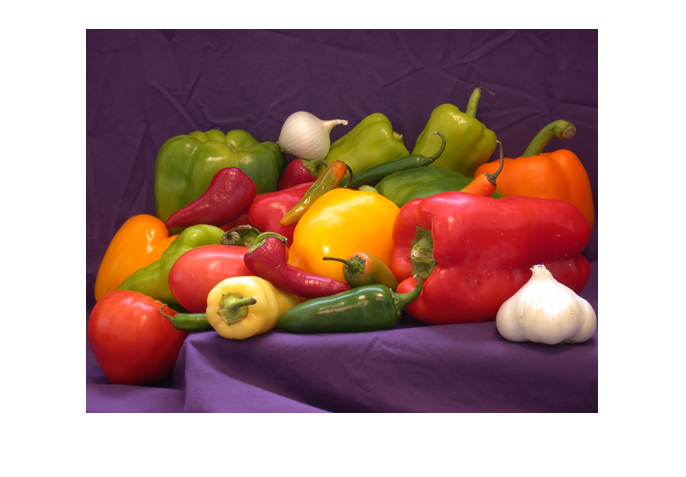
%> input picture ComputerVision/Ass2/peppers.png, 686 x 477 px
$ octave MatlabVersionedgedectection.m   (GNU Octave 9; MATLAB toolbox functions it lacks are replaced by stand-ins)
%> lines starting %> are read from the running program, lines starting %| are printed output that depends on the picture; in (x1, y1, x2, y2) boxes, pixels count from 0 and x2, y2 are one past the last pixel; in counts of white or black regions, pixels touching at a corner belong together; the program's own positions count from 1

 i = imread('peppers.png');
%> i is the input picture: size 477x686x3 uint8; mean R, G, B 174.4, 141.7, 136.4
I = rgb2gray(i);
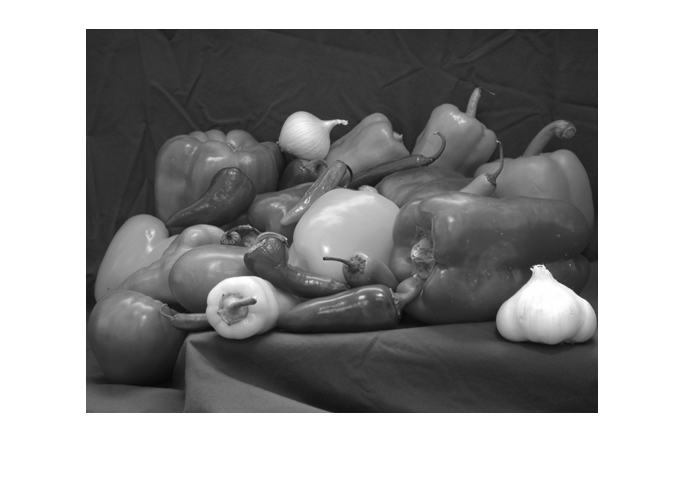
%> I: size 477x686 uint8; min 8, max 255, mean 150.9
BW1 = edge(I,'Prewitt');
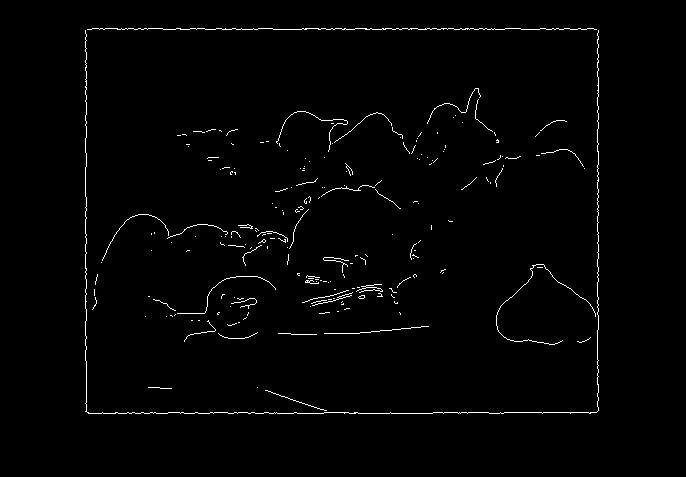
%> BW1: size 477x686 logical; 1.4% white in thin lines or dots, all inside (x1, y1, x2, y2) = (85, 28, 599, 414)
% [16 lines of commented-out code are left out]
size(I);
BW = edge(I,'sobel',0.006);
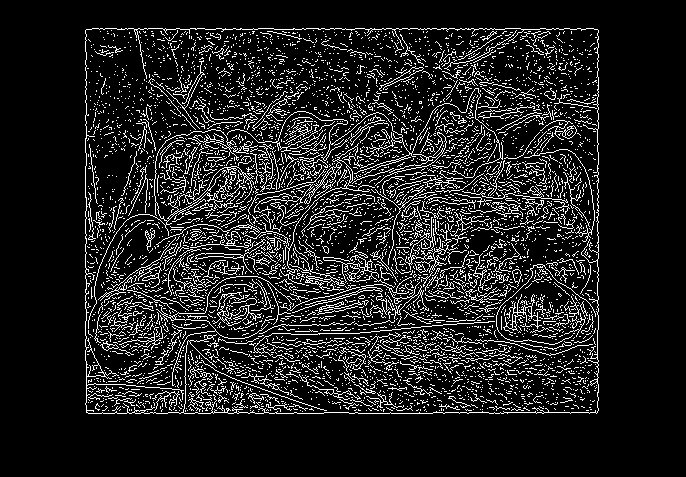
%> BW: size 477x686 logical; 12.2% white in thin lines or dots, all inside (x1, y1, x2, y2) = (85, 28, 599, 414)
% filteredImage = conv2(double(I), [-1 1], 'same');
subtractedImage = imsubtract(BW,BW1);
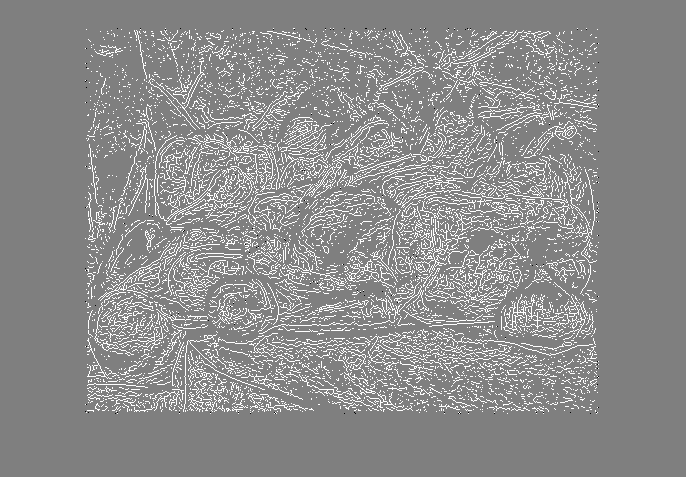
%> subtractedImage: size 477x686 double; min -1, max 1, mean 0.108; drawn with min black and max white
imshow(subtractedImage);
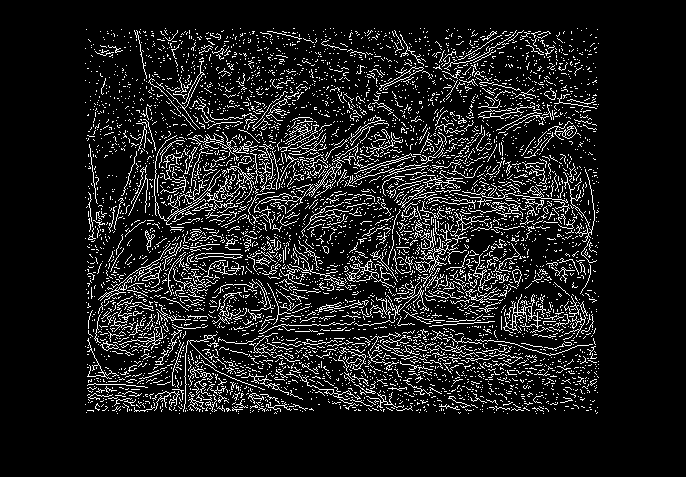
%> displayed picture: size 477x686, on the screen's scale of 0 to 255; 10.8% white in thin lines or dots, all inside (x1, y1, x2, y2) = (85, 28, 599, 414)

title('original');
drawnow();

$ run again, with ComputerVision/Ass2/ColorEdgeDectectionDifferentChannel.png copied over ComputerVision/Ass2/peppers.png
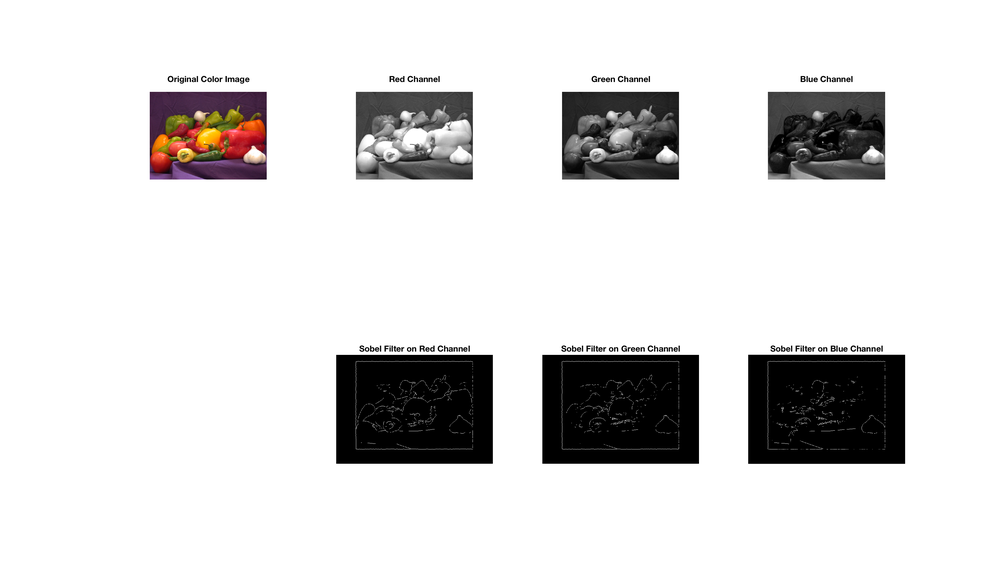
%> input picture ComputerVision/Ass2/ColorEdgeDectectionDifferentChannel.png, 1000 x 569 px, shrunk from 3352 x 1908 before the run
%> i is the input picture: size 569x1000x3 uint8; mean R, G, B 220, 219, 218.8
%> `BW1 = edge(I,'Prewitt');`:
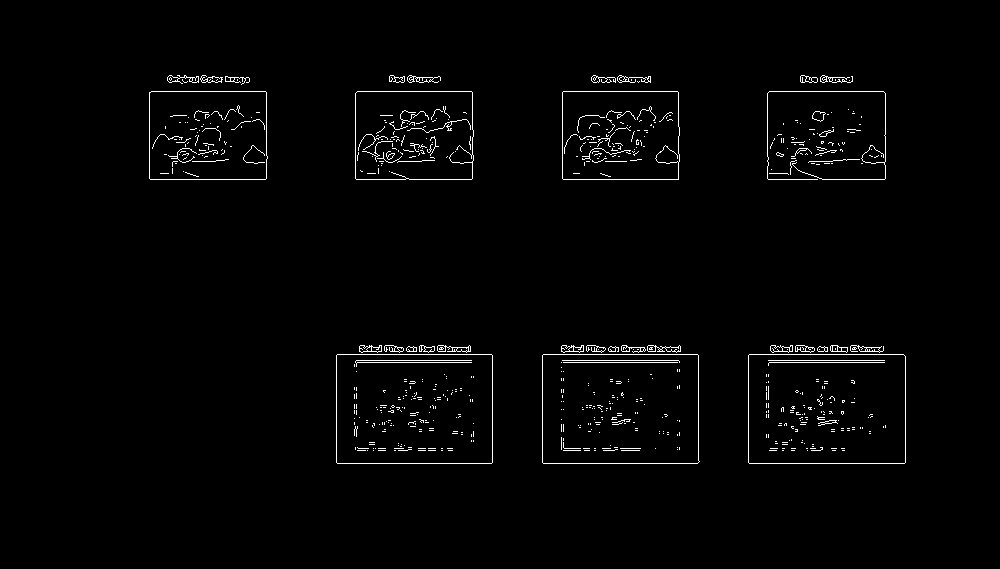
%> BW1: size 569x1000 logical; 1.7% white in thin lines or dots, all inside (x1, y1, x2, y2) = (149, 75, 906, 464)
%> BW: size 569x1000 logical; 3.6% white in thin lines or dots, all inside (x1, y1, x2, y2) = (149, 74, 906, 464)
%> `imshow(subtractedImage);`:
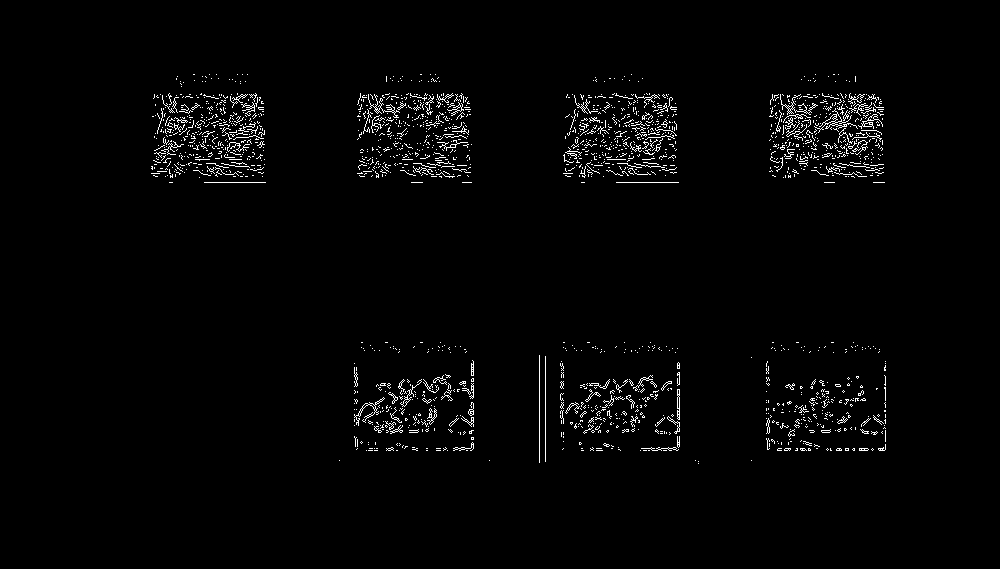
%> displayed picture: size 569x1000, on the screen's scale of 0 to 255; 2% white in thin lines or dots, all inside (x1, y1, x2, y2) = (151, 74, 886, 464)

$ run again, with ComputerVision/Ass2/EdgeDectectionOperation.png copied over ComputerVision/Ass2/peppers.png
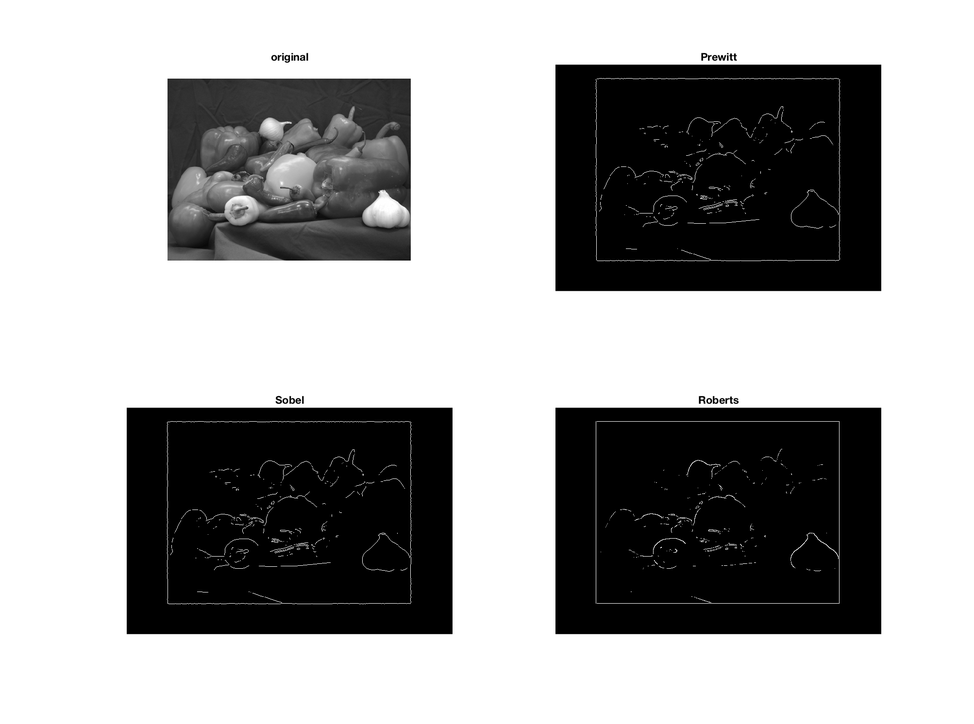
%> input picture ComputerVision/Ass2/EdgeDectectionOperation.png, 974 x 724 px, shrunk from 2006 x 1492 before the run
%> i is the input picture: size 724x974x3 uint8; min 0, max 255, mean 165.1
%> `BW1 = edge(I,'Prewitt');`:
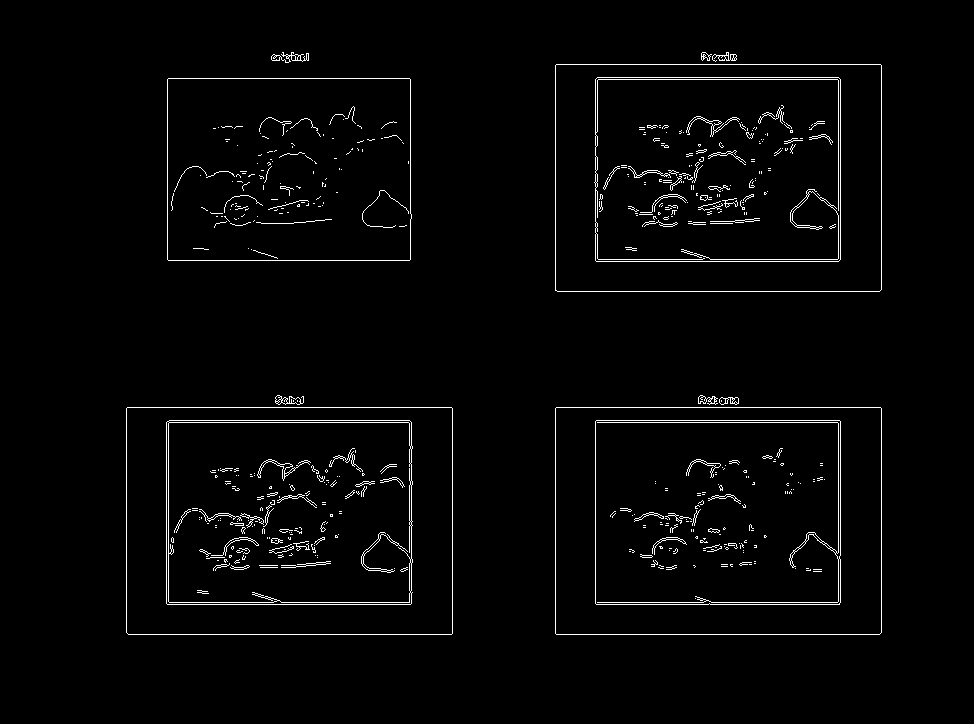
%> BW1: size 724x974 logical; 2.3% white in thin lines or dots, all inside (x1, y1, x2, y2) = (126, 52, 882, 635)
%> `imshow(subtractedImage);`:
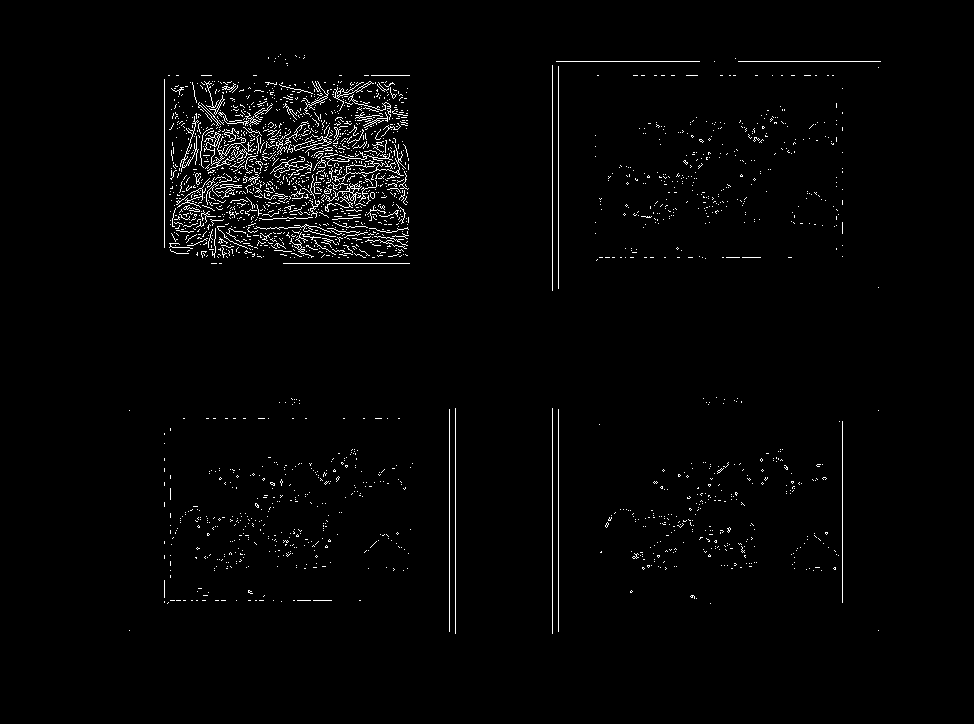
%> displayed picture: size 724x974, on the screen's scale of 0 to 255; 1.8% white in thin lines or dots, all inside (x1, y1, x2, y2) = (129, 54, 881, 634)
